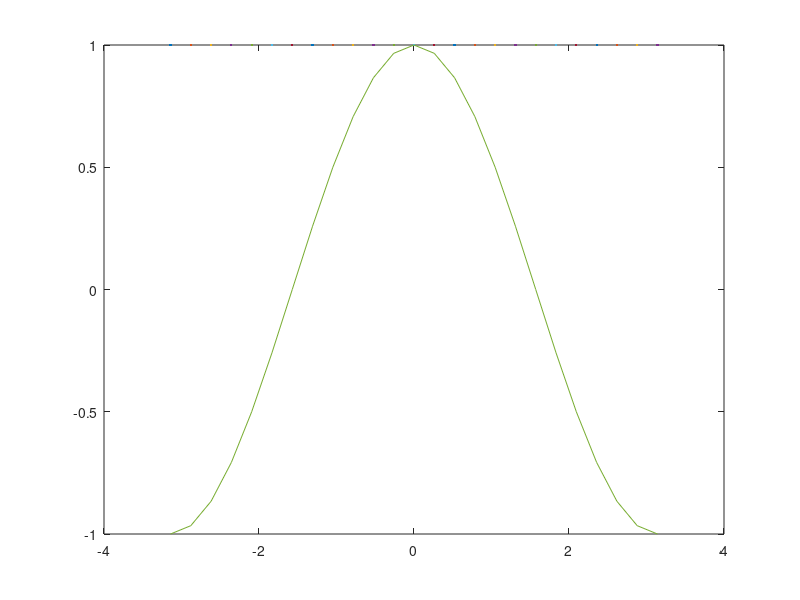

The MATLAB source for this figure: (Note: this script raises an error after producing the figure.)
# i = -pi:0.1:pi;

i = linspace(-pi,pi,25);
figure(4);
y = 1;
plot(i,y);

hold on;
plot(i,cos(i));
hold off;


figure(1);
[x, y] = g1(i);
plot(x,y);

hold on;
plot(x,cos(x));
hold off;

figure(2);
[x, y] = g2(i);
plot(x,y);

hold on;
plot(x,cos(x));
hold off;

figure(3);
[x, y] = g3(i);
plot(x,y);

hold on;
plot(x,cos(x));
hold off;

toc()
